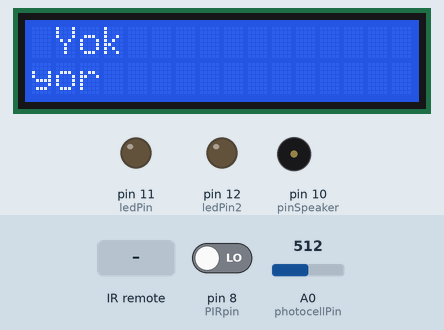
The sketch below on a simulated Arduino Uno, built with avr-gcc and run on an emulated ATmega328P. Shown: 16×2 character LCD, output pins drawn as LEDs (lit = HIGH), buzzer (waves = sounding). The inputs (shaded band) are chosen by the test bench; at power-on: pin 8 (PIRpin) LOW, A0 (photocellPin) = 512. What the sketch prints to the serial monitor is not drawn.

Above: at 6.4 s.
6.5 s: pin 8 (PIRpin) driven HIGH
At 7.2 s:
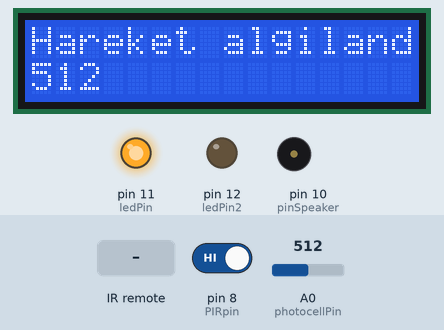
8.1 s: infrared code 0xFD08F7 received
At 9.3 s:
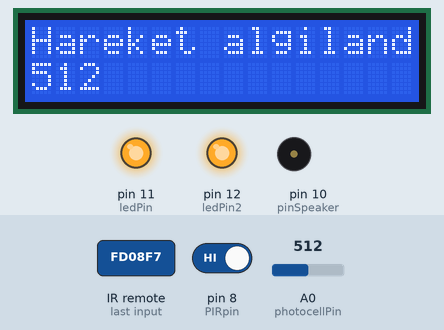
9.6 s: pin 8 (PIRpin) driven LOW
At 10.42 s:
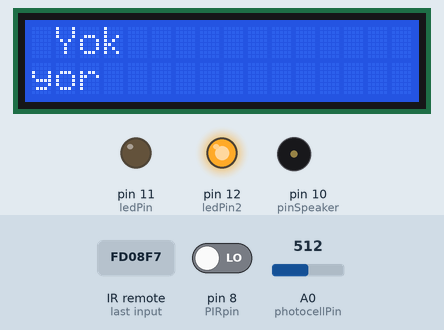
11.7 s: pin 8 (PIRpin) driven HIGH
At 12.4 s:
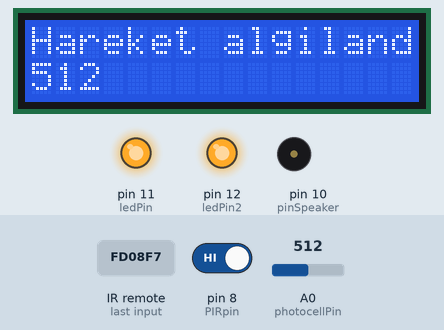
13.3 s: infrared code 0xFD8877 received
At 14.5 s:
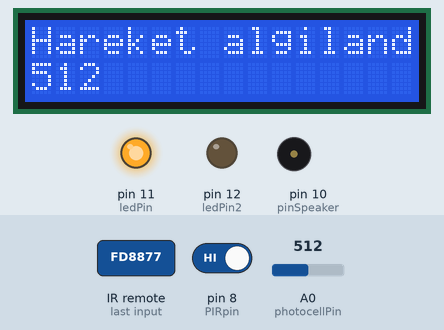
14.8 s: pin 8 (PIRpin) driven LOW
At 14.9 s:
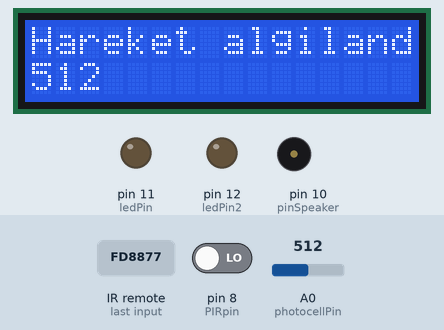
Timing chart, 0 to 17.3 s (numbered marks = the images above; inputs shaded):
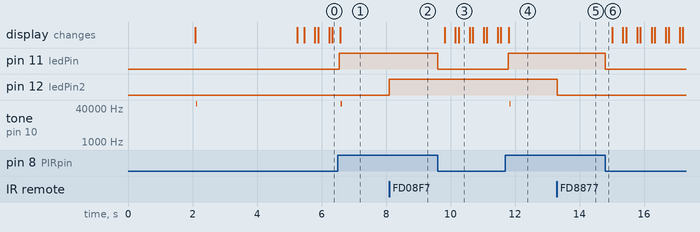

The sketch:

Motion_Light_Detection.ino
```cpp
#include <LiquidCrystal.h>
#include <IRremote.h>

int RECV_PIN = 9; //PWM pin olmalı
IRrecv irrecv(RECV_PIN);
decode_results results;

int ledPin = 11;
int ledPin2 = 12;
int PIRpin = 8;
int pirState = LOW;
int val = 0;

int photocellPin = 0;
int photocellReading;
int pinSpeaker = 10;  // PWM pin olmalı

LiquidCrystal lcd(2, 3, 4, 5, 6, 7);


void setup() {

  //pinleri çıkış veya giriş olarak ayarlamaya

  pinMode(ledPin, OUTPUT);
  pinMode(ledPin2, OUTPUT);
  pinMode(PIRpin, INPUT);
  pinMode(photocellPin, INPUT);
  pinMode(pinSpeaker, OUTPUT);

  Serial.begin(9600);
  irrecv.enableIRIn(); // Alıcıyı başlatmaya

  lcd.begin(16, 2);
  lcd.setCursor(2, 0);                   	// LCD imleç konumunu ayarlamaya
  lcd.print("Hareket ve  ");                  //Metni LCD'ye yazdırmaya
  lcd.setCursor(0, 1);                      // LCD imleç konumunu ayarlamaya
  lcd.print("Isik Sensorleri");           // Metni LCD'ye yazdırmaya
  delay(2000);   //2 saniye bekleme               // Metni okumada gecikme

	lcd.clear();                            // LCD temizleme
	lcd.setCursor(0, 0);
    lcd.print("Veri isleniyor.");
	playTone(300, 300);
	delay(150);
	playTone(0, 0);
    delay(3000);
    lcd.clear();
    lcd.setCursor(3, 0);
    lcd.print("Hareket");
    lcd.setCursor(3, 1);
    lcd.print("Bekleniyor ...");

}

void loop(){

  //yeşil ledi kontrol etmek için uzaktan kumandayı kullanma

   if(irrecv.decode(&results)){
  Serial.println(results.value, HEX);
    switch(results.value){

    case 0xFD08F7:               // 1 kullanarak yeşil LED'i açma
      digitalWrite(ledPin2, HIGH);
      break;

    case 0xFD8877:                //2 kullanarak yeşil LED'i kapatma
      digitalWrite(ledPin2, LOW);
    }
    irrecv.resume();
  }

  val = digitalRead(PIRpin);
  photocellReading = analogRead(photocellPin);

  if (val == HIGH) {            // girişin HIGH(YÜKSEK)olup olmadığını kontrol etme
    digitalWrite(ledPin, HIGH);  // kırmızı LED'i açma


    if (pirState == LOW) {

      Serial.println("Hareket algilandi!");

      lcd.clear() ;
      lcd.setCursor(0, 0);
      lcd.print("Hareket algilandi!");
      lcd.setCursor(0, 1);
      lcd.print(photocellReading);

        //çıktı değişikliğine yazdırmak

      playTone(300, 300);
	  delay(150);
	  playTone(0, 0);

      pirState = HIGH;
    }

  } else {
      digitalWrite(ledPin, LOW); // kırmızı LED'i kapatma
      delay(100);


	  scrollScreenSaver() ;

      if (pirState == HIGH){

		Serial.println("Hareket sona erdi!");
        pirState = LOW;
    }
  }
}

// süresi, hertz cinsinden frekans
void playTone(long duration, int freq) {
    duration *= 1000;
    int period = (1.0 / freq) * 100000;
    long elapsed_time = 0;
    while (elapsed_time < duration) {
        digitalWrite(13, HIGH);
    digitalWrite(pinSpeaker,HIGH);

        //delayMicroseconds(period / 2);
        digitalWrite(13, LOW);
    digitalWrite(pinSpeaker, LOW);
        //delayMicroseconds(period / 2);
        elapsed_time += (period);
    }
}

void scrollScreenSaver() {

	lcd.clear() ;
  	lcd.setCursor(15, 0);
	lcd.print("Hareket Yok ");
	lcd.setCursor(15, 1);
	lcd.print("Bekleniyor");

    for (int positionCounter = 0; positionCounter < 22; positionCounter++) {

		lcd.scrollDisplayLeft();
		delay(5);

	}
}
```

Measured:
- after the input at 6.5 s, pin 11 (ledPin): LOW → HIGH after 0.05 s; tone on pin 10 (pinSpeaker): silent → 61816 Hz after 0.10 s, → silent 0.04 s later; the display: changes after 0.07 s (image 1)
- after the input at 8.1 s, pin 12 (ledPin2): LOW → HIGH at once
- after the input at 9.6 s, pin 11 (ledPin): HIGH → LOW at once; the display: changes after 0.22 s (image 3)
- after the input at 11.7 s, pin 11 (ledPin): LOW → HIGH after 0.09 s; tone on pin 10 (pinSpeaker): silent → 61816 Hz after 0.13 s, → silent 0.04 s later; the display: changes after 0.11 s (image 4)
- after the input at 13.3 s, pin 12 (ledPin2): HIGH → LOW at once
- after the input at 14.8 s, pin 11 (ledPin): HIGH → LOW at once
